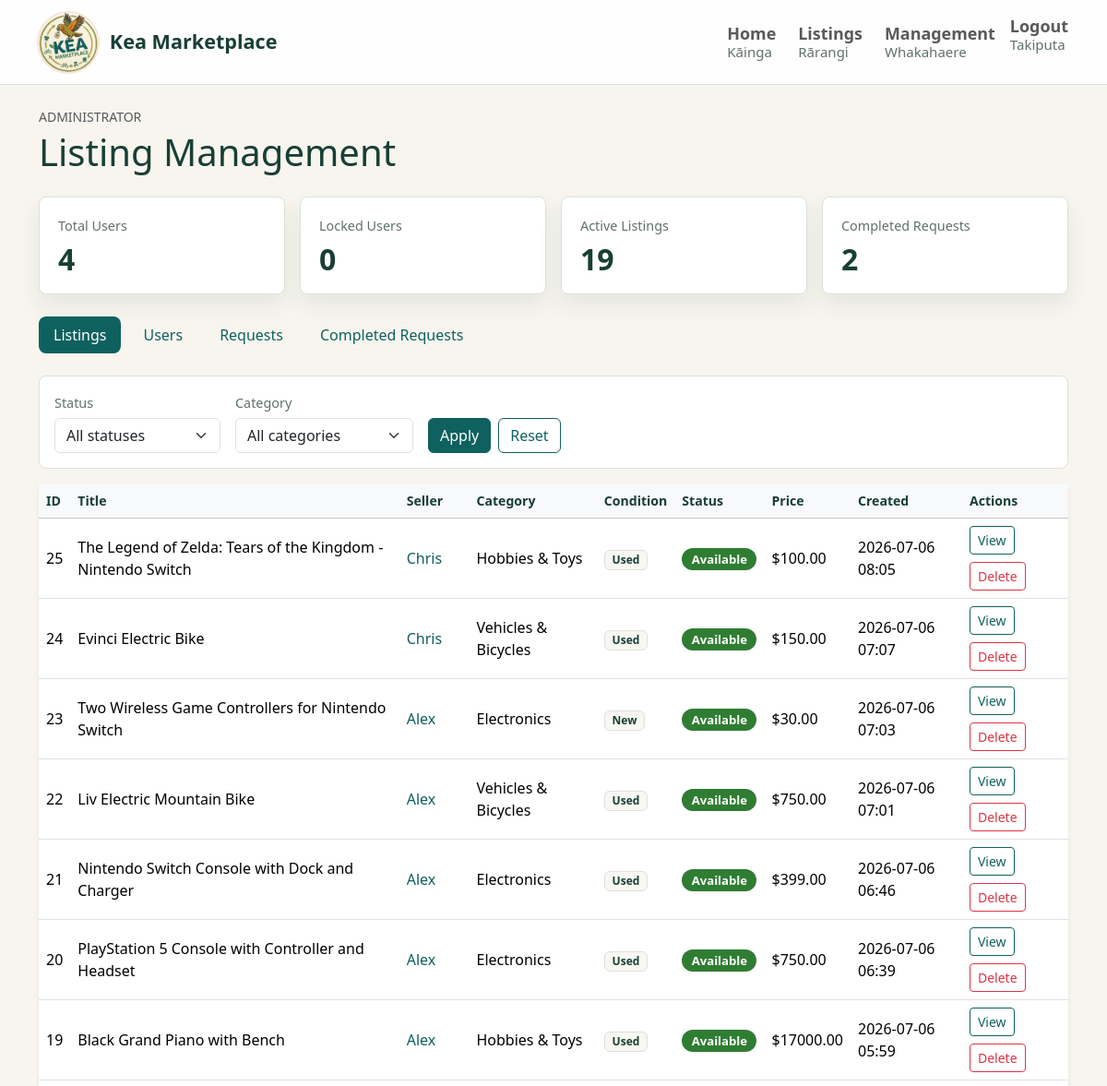
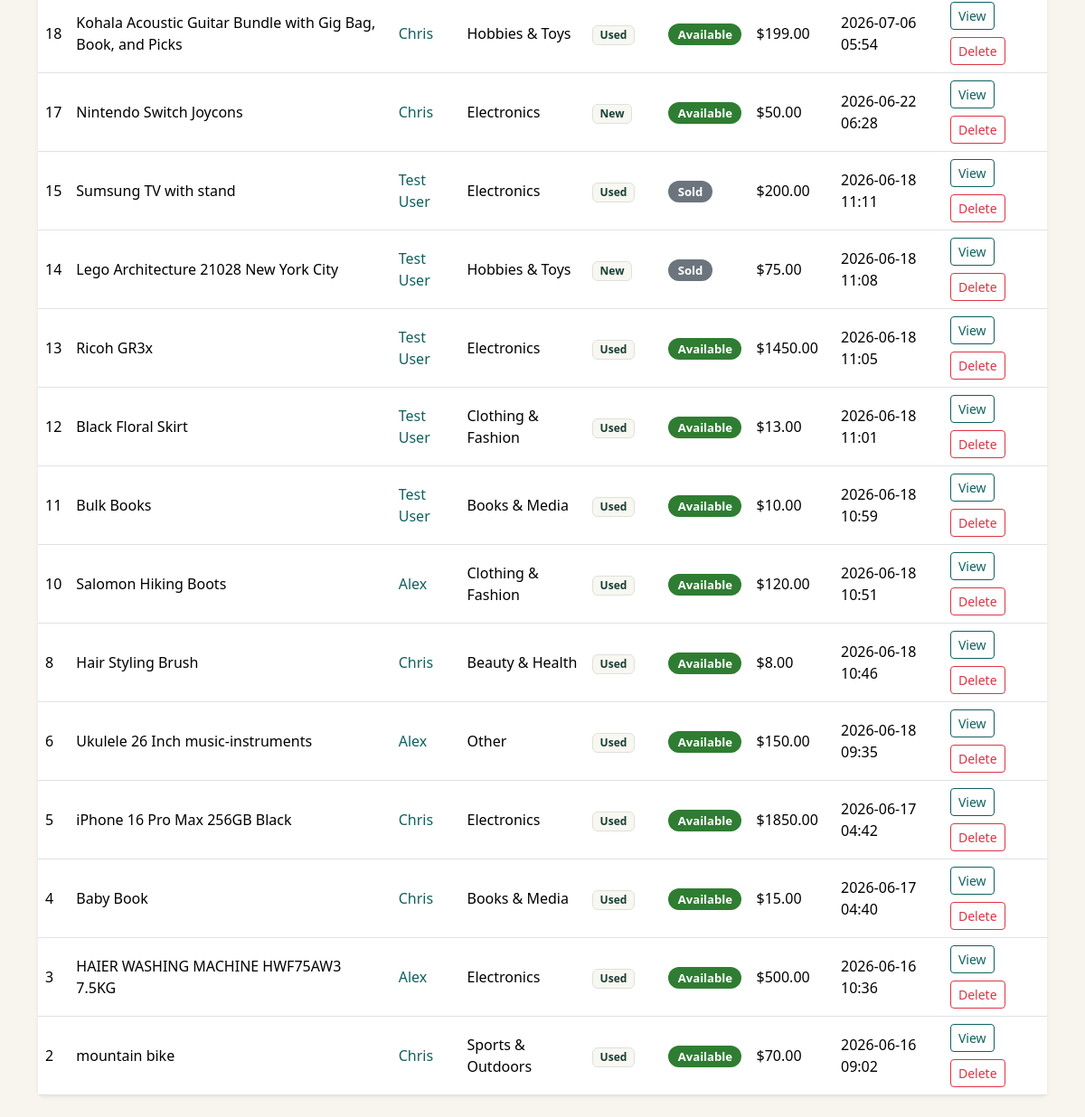
Page /admin/listings (signed in) on the committed database (2 pictures, top to bottom).
### tables this page shows
CREATE TABLE listings (
    id INTEGER PRIMARY KEY AUTOINCREMENT,
    seller_id INTEGER NOT NULL,
    category_id INTEGER NOT NULL,
    image_url TEXT NOT NULL,
    title TEXT NOT NULL,
    description TEXT NOT NULL,
    condition TEXT NOT NULL,
    price REAL NOT NULL,
    status TEXT NOT NULL DEFAULT 'available',
    created_at TEXT NOT NULL,
    updated_at TEXT NOT NULL,
    FOREIGN KEY (seller_id) REFERENCES users(id),
    FOREIGN KEY (category_id) REFERENCES categories(id)
);

CREATE TABLE users (
    id INTEGER PRIMARY KEY AUTOINCREMENT,
    display_name TEXT NOT NULL,
    full_name TEXT NOT NULL,
    date_of_birth TEXT NOT NULL,
    email TEXT NOT NULL UNIQUE,
    phone_number TEXT,
    preferred_contact_method TEXT NOT NULL,
    password_hash TEXT NOT NULL,
    role TEXT NOT NULL DEFAULT 'user',
    is_locked INTEGER NOT NULL DEFAULT 0,
    bio TEXT,
    created_at TEXT NOT NULL
);

CREATE TABLE categories (
    id INTEGER PRIMARY KEY AUTOINCREMENT,
    name TEXT NOT NULL
);

### routes/admin_routes.py (the view)
@admin_bp.get("/admin/listings")
@admin_required
def view_listings() -> str:
    filters = {
        "status": request.args.get("status", ""),
        "category": request.args.get("category", ""),
    }
    return render_template(
        "admin/listings.html",
        admin_summary=admin_service.get_admin_summary(),
        category_options=admin_service.get_listing_category_filter_options(),
        filters=filters,
        listings=admin_service.get_admin_listings(filters),
        status_options=admin_service.get_listing_status_filter_options(),
    )

### models/db.py (called while the page is built)
def get_db() -> sqlite3.Connection:
    return DatabaseManager().get_connection()

    def __new__(cls):
        if cls._instance is None:
            cls._instance = super().__new__(cls)
        return cls._instance

    def get_connection(self) -> sqlite3.Connection:
        if "db" not in g:
            g.db = sqlite3.connect(current_app.config["DATABASE_PATH"])
            g.db.row_factory = sqlite3.Row
        return g.db

    def close_connection(self) -> None:
        db = g.pop("db", None)
        if db is not None:
            db.close()

### services/admin_service.py (called while the page is built)
    @staticmethod
    def get_listing_status_filter_options() -> List[Dict[str, str]]:
        return [
            {"value": status, "label": status.title()}
            for status in LISTING_STATUSES
        ]

    def get_listing_category_filter_options(self) -> List[Dict[str, str]]:
        db = get_db()
        categories = db.execute(
            """
            SELECT DISTINCT categories.name
            FROM listings
            INNER JOIN categories ON categories.id = listings.category_id
            ORDER BY categories.name
            """
        ).fetchall()
        return [
            {"value": row["name"], "label": row["name"]}
            for row in categories
        ]

    @staticmethod
    def _serialize_admin_listing(row) -> Dict[str, Any]:
        listing = dict(row)
        listing["condition_label"] = str(listing["condition"]).title()
        listing["status_label"] = str(listing["status"]).title()
        listing["status_badge_class"] = listing_status_badge_class(
            listing["status"],
        )
        listing["price_label"] = "{0:.2f}".format(listing["price"])
        listing["created_at_label"] = str(listing["created_at"]).replace("T", " ")[:16]
        return listing

### utils/status_badges.py (called while the page is built)
def listing_status_badge_class(status: str) -> str:
    return LISTING_STATUS_BADGE_CLASSES.get(status, DEFAULT_STATUS_BADGE_CLASS)

### templates/admin/listings.html (shortened to what this page needs)
{% extends "base.html" %}
{% block content %}
<section class="mb-4">
    <p class="text-uppercase small text-muted mb-1">Administrator</p>
    <h1 class="mb-2">Listing Management</h1>
</section>
{% include "admin/_summary_cards.html" %}
{% set active_section = 'listings' %}
{% include "admin/_management_nav.html" %}
<form class="admin-filter-bar mb-3" method="get">
    <div>
        <label class="form-label" for="status-filter">Status</label>
        <select class="form-select" id="status-filter" name="status">
            <option value="">All statuses</option>
        </select>
    </div>
    <div>
        <label class="form-label" for="category-filter">Category</label>
        <select class="form-select" id="category-filter" name="category">
            <option value="">All categories</option>
        </select>
    </div>
    <div class="admin-filter-actions">
        <button class="btn btn-primary" type="submit">Apply</button>
        <a class="btn btn-outline-primary" href="{{ url_for('admin.view_listings') }}">
            Reset
        </a>
    </div>
</form>
{% if listings %}
    <div class="card border-0 shadow-sm">
        <div class="table-responsive">
            <table class="table table-hover align-middle mb-0 admin-table">
                <thead class="table-light">
                    <tr>
                        <th scope="col">ID</th>
                        <th scope="col">Title</th>
                        <th scope="col">Seller</th>
                        <th scope="col">Category</th>
                        <th scope="col">Condition</th>
                        <th scope="col">Status</th>
                        <th scope="col">Price</th>
                        <th scope="col">Created</th>
                        <th scope="col">Actions</th>
                    </tr>
                </thead>
                <tbody>
                    {% for listing in listings %}
                        <tr>
                            <td>{{ listing.id }}</td>
                            <td>{{ listing.title }}</td>
                            <td>
                                <a
                                    class="text-decoration-none"
                                    href="{{
                                        url_for(
                                            'profiles.view_public_profile',
                                            user_id=listing.seller_id
                                        )
                                    }}"
                                >
                                    {{ listing.seller_name }}
                                </a>
                            </td>
                            <td>{{ listing.category_name }}</td>
                            <td>
                                <span class="badge text-bg-light border">
                                    {{ listing.condition_label }}
                                </span>
                            </td>
                            <td>
                                <span class="badge {{ listing.status_badge_class }}">
                                    {{ listing.status_label }}
                                </span>
                            </td>
                            <td>${{ listing.price_label }}</td>
                            <td>{{ listing.created_at_label }}</td>
                            <td>
                                <div class="d-flex flex-wrap gap-2">
                                    <a
                                        class="btn btn-outline-primary btn-sm"
                                        href="{{
                                            url_for(
                                                'listings.view_listing_detail',
                                                listing_id=listing.id
                                            )
                                        }}"
                                    >
                                        View
                                    </a>
                                    <form
                                        action="{{
                                            url_for(
                                                'admin.delete_inappropriate_listing',
                                                listing_id=listing.id
                                            )
                                        }}"
                                        method="post"
                                        class="d-inline"
                                        onsubmit="
                                            return confirm(
                                                'Delete this listing permanently?'
                                            )
                                        "
                                    >
                                        <button
                                            type="submit"
                                            class="btn btn-outline-danger btn-sm"
                                        >
                                            Delete
                                        </button>
                                    </form>
                                </div>
                            </td>
                        </tr>
                    {% endfor %}
                </tbody>
            </table>
        </div>
    </div>
{% endif %}
{% endblock %}

### static/css/main.css (style rules this page uses)
:root { --kea-bg: #f7f5ee; --kea-surface: #ffffff; --kea-surface-soft: #eef4ec; --kea-heading: #183f35; --kea-text: #20322e; --kea-muted: #60716b; --kea-teal: #0f615f; --kea-teal-dark: #0a4744; --kea-green: #678328; --kea-orange: #d97922; --kea-border: #dbe3da; --kea-shadow: rgba(24, 63, 53, 0.08); }
body { background-color: var(--kea-bg); color: var(--kea-text); }
a { color: var(--kea-teal); }
h1, h2, h3, .h1, .h2, .h3 { color: var(--kea-heading); }
.card, .list-group-item { border-color: var(--kea-border); }
.card { background-color: var(--kea-surface); }
.btn-primary { --bs-btn-bg: var(--kea-teal); --bs-btn-border-color: var(--kea-teal); --bs-btn-hover-bg: var(--kea-teal-dark); --bs-btn-hover-border-color: var(--kea-teal-dark); --bs-btn-active-bg: var(--kea-teal-dark); --bs-btn-active-border-color: var(--kea-teal-dark); --bs-btn-disabled-bg: var(--kea-teal); --bs-btn-disabled-border-color: var(--kea-teal); }
.btn-outline-primary { --bs-btn-color: var(--kea-teal); --bs-btn-border-color: var(--kea-teal); --bs-btn-hover-bg: var(--kea-teal); --bs-btn-hover-border-color: var(--kea-teal); --bs-btn-active-bg: var(--kea-teal-dark); --bs-btn-active-border-color: var(--kea-teal-dark); }
.text-bg-light { background-color: #f8f7f1 !important; color: var(--kea-heading) !important; }
.badge.border { border-color: var(--kea-border) !important; }
.status-badge { display: inline-flex; align-items: center; min-height: 1.55rem; padding: 0.35rem 0.65rem; border-radius: 999px; font-size: 0.82rem; font-weight: 700; line-height: 1; white-space: nowrap; }
.status-badge--available { background-color: #2f7d32; color: #fff; }
.status-badge--sold, .status-badge--neutral { background-color: #6c757d; color: #fff; }
.admin-filter-bar { display: grid; grid-template-columns: repeat(auto-fit, minmax(180px, max-content)); align-items: end; gap: 1rem; padding: 1rem; border: 1px solid var(--kea-border); border-radius: 8px; background: var(--kea-surface); }
.admin-filter-bar .form-label { margin-bottom: 0.35rem; color: var(--kea-muted); font-size: 0.9rem; }
.admin-filter-bar .form-select { min-width: 180px; }
.admin-filter-actions { display: flex; flex-wrap: wrap; gap: 0.5rem; }
.admin-table thead th { color: var(--kea-heading); font-size: 0.88rem; white-space: nowrap; }

### rows in the picture
listings: id "25", title "The Legend of Zelda: Tears of the Kingdom - Nintendo Switch", seller_name "Chris", category_name "Hobbies & Toys", condition_label "Used", status_label "Available", price_label "100.00", created_at_label "2026-07-06 08:05"
listings: id "24", title "Evinci Electric Bike", seller_name "Chris", category_name "Vehicles & Bicycles", condition_label "Used", status_label "Available", price_label "150.00", created_at_label "2026-07-06 07:07"
listings: id "23", title "Two Wireless Game Controllers for Nintendo Switch", seller_name "Alex", category_name "Electronics", condition_label "New", status_label "Available", price_label "30.00", created_at_label "2026-07-06 07:03"
listings: id "22", title "Liv Electric Mountain Bike", seller_name "Alex", category_name "Vehicles & Bicycles", condition_label "Used", status_label "Available", price_label "750.00", created_at_label "2026-07-06 07:01"
listings: id "21", title "Nintendo Switch Console with Dock and Charger", seller_name "Alex", category_name "Electronics", condition_label "Used", status_label "Available", price_label "399.00", created_at_label "2026-07-06 06:46"
listings: id "20", title "PlayStation 5 Console with Controller and Headset", seller_name "Alex", category_name "Electronics", condition_label "Used", status_label "Available", price_label "750.00", created_at_label "2026-07-06 06:39"
listings: id "19", title "Black Grand Piano with Bench", seller_name "Alex", category_name "Hobbies & Toys", condition_label "Used", status_label "Available", price_label "17000.00", created_at_label "2026-07-06 05:59"
listings: id "18", title "Kohala Acoustic Guitar Bundle with Gig Bag, Book, and Picks", seller_name "Chris", category_name "Hobbies & Toys", condition_label "Used", status_label "Available", price_label "199.00", created_at_label "2026-07-06 05:54"
listings: id "17", title "Nintendo Switch Joycons", seller_name "Chris", category_name "Electronics", condition_label "New", status_label "Available", price_label "50.00", created_at_label "2026-06-22 06:28"
listings: id "15", title "Sumsung TV with stand", seller_name "Test User", category_name "Electronics", condition_label "Used", status_label "Sold", price_label "200.00", created_at_label "2026-06-18 11:11"
listings: id "14", title "Lego Architecture 21028 New York City", seller_name "Test User", category_name "Hobbies & Toys", condition_label "New", status_label "Sold", price_label "75.00", created_at_label "2026-06-18 11:08"
listings: id "13", title "Ricoh GR3x", seller_name "Test User", category_name "Electronics", condition_label "Used", status_label "Available", price_label "1450.00", created_at_label "2026-06-18 11:05"
listings: id "12", title "Black Floral Skirt", seller_name "Test User", category_name "Clothing & Fashion", condition_label "Used", status_label "Available", price_label "13.00", created_at_label "2026-06-18 11:01"
listings: id "11", title "Bulk Books", seller_name "Test User", category_name "Books & Media", condition_label "Used", status_label "Available", price_label "10.00", created_at_label "2026-06-18 10:59"
listings: id "10", title "Salomon Hiking Boots", seller_name "Alex", category_name "Clothing & Fashion", condition_label "Used", status_label "Available", price_label "120.00", created_at_label "2026-06-18 10:51"
listings: id "8", title "Hair Styling Brush", seller_name "Chris", category_name "Beauty & Health", condition_label "Used", status_label "Available", price_label "8.00", created_at_label "2026-06-18 10:46"
listings: id "6", title "Ukulele 26 Inch music-instruments", seller_name "Alex", category_name "Other", condition_label "Used", status_label "Available", price_label "150.00", created_at_label "2026-06-18 09:35"
listings: id "5", title "iPhone 16 Pro Max 256GB Black", seller_name "Chris", category_name "Electronics", condition_label "Used", status_label "Available", price_label "1850.00", created_at_label "2026-06-17 04:42"
listings: id "4", title "Baby Book", seller_name "Chris", category_name "Books & Media", condition_label "Used", status_label "Available", price_label "15.00", created_at_label "2026-06-17 04:40"
listings: id "3", title "HAIER WASHING MACHINE HWF75AW3 7.5KG", seller_name "Alex", category_name "Electronics", condition_label "Used", status_label "Available", price_label "500.00", created_at_label "2026-06-16 10:36"
listings: id "2", title "mountain bike", seller_name "Chris", category_name "Sports & Outdoors", condition_label "Used", status_label "Available", price_label "70.00", created_at_label "2026-06-16 09:02"

### other values in the picture
{{ admin_summary.total_users }} "4"
{{ admin_summary.locked_users }} "0"
{{ admin_summary.active_listings }} "19"
{{ admin_summary.completed_requests }} "2"
